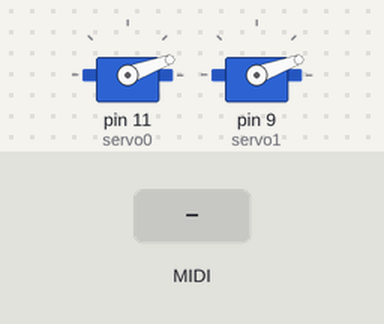
The sketch below on a simulated Arduino Uno, built with avr-gcc and run on an emulated ATmega328P. On the bench: 2 × servo. The inputs (shaded band) are chosen by the test bench. MIDI output is not drawn.

Above: at 2.2 s.
2.3 s: MIDI note 36 received
At 2.45 s:
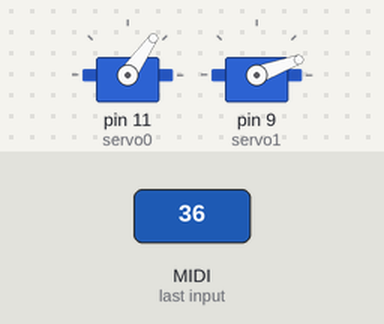
At 3.6 s:
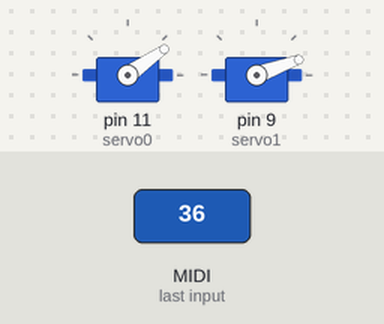
Timing chart, 0 to 5.3 s (numbered marks = the images above; inputs shaded):
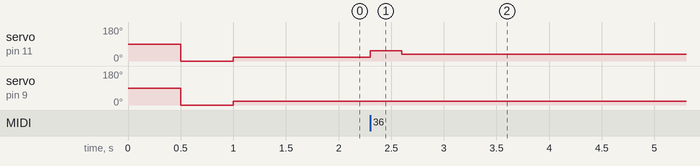

Measured:
- after the input at 2.3 s, servo on pin 11 (servo0): 20° → 55° at once, → 35° 0.30 s later

The sketch:

drumServo.ino
```cpp
#include <Servo.h>
#include <MIDI.h>
struct BleSettings : public midi::DefaultSettings
{
  static const long BaudRate = 9600;
};

MIDI_CREATE_CUSTOM_INSTANCE(HardwareSerial, Serial, midiB, BleSettings);

Servo servo0;
Servo servo1;


void handleNoteOn(byte channel, byte pitch, byte velocity)
{
  if(pitch=60)
    servo0.write(55);
  //else
  //  servo1.write(20);
}

void handleNoteOff(byte channel, byte pitch, byte velocity)
{
  if(pitch=60)
    servo0.write(35);
  //else
  //  servo1.write(0);
}

void setup() {
  servo0.attach(11);
  servo1.attach(9);
  delay(500);
  servo0.write(0);
  servo1.write(0);
  delay(500);
  servo0.write(20);
  servo1.write(20);
  midiB.setHandleNoteOn(handleNoteOn);  // Put only the name of the function
  midiB.setHandleNoteOff(handleNoteOff);
  midiB.begin(MIDI_CHANNEL_OMNI);

}

void loop() {
  // Call MIDI.read the fastest you can for real-time performance.
  midiB.read();
}
```
